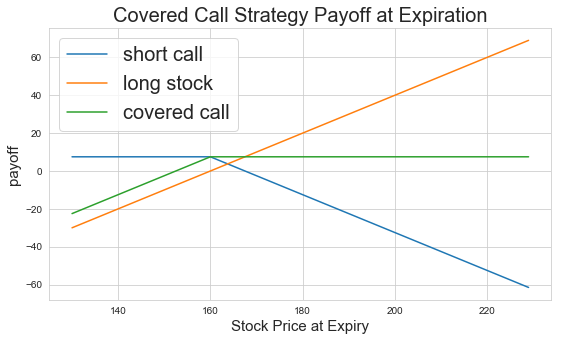

The Python source for this figure:
import numpy as np
import matplotlib.pyplot as plt
%pylab inline
import seaborn as sns
#Cover Call Strategy

sns.set_style('whitegrid')

price = np.arange(130,230,1) # the stock price at expiration date
strike = 160 # the strike price
premium = 7.5 # the option premium
# the payoff of short call position
payoff_short_call = [min(premium, -(i - strike-premium)) for i in price]
# the payoff of long stock postion
payoff_long_stock = [i-strike for i in price]
# the payoff of covered call
payoff_covered_call = np.sum([payoff_short_call, payoff_long_stock], axis=0)
plt.figure(figsize=(9,5))
plt.plot(price, payoff_short_call, label = 'short call')
plt.plot(price, payoff_long_stock, label = 'long stock')
plt.plot(price, payoff_covered_call, label = 'covered call')
plt.legend(fontsize = 20)
plt.xlabel('Stock Price at Expiry',fontsize = 15)
plt.ylabel('payoff',fontsize = 15)
plt.title('Covered Call Strategy Payoff at Expiration',fontsize = 20)
plt.grid(True)
plt.savefig('covered_call.png', bbox_inches = 'tight')
